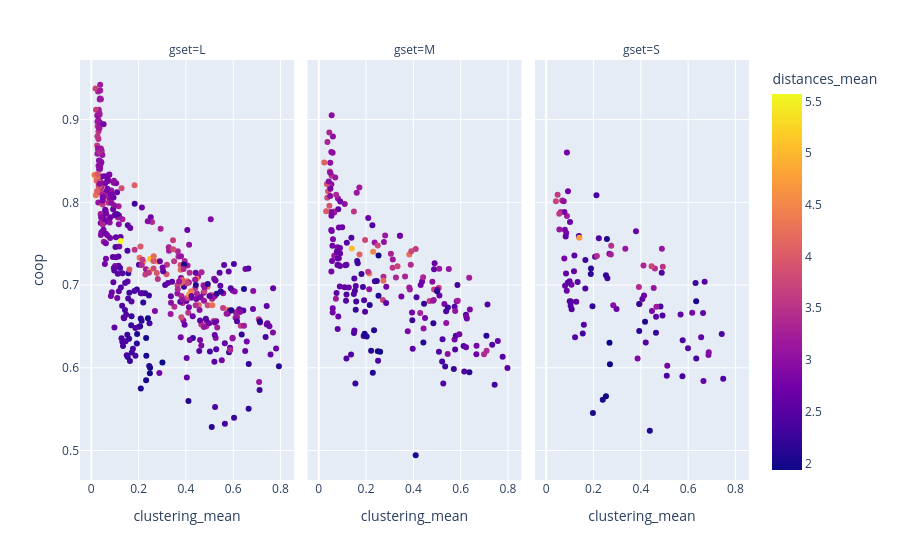

Notebook code for this chart:
### Code cell
px.scatter(df2, x="clustering_mean", y="coop", facet_col="gset", color="distances_mean")

### Figure 1 — Plotly figure (JSON) as saved in the notebook; plotly's stock layout.template omitted (floating-point values rounded to 4 significant figures; data arrays with more than 128 entries replaced by an {"elided": "..."} marker saying what was removed)
{"data": [{"hovertemplate": "gset=L<br>clustering_mean=%{x}<br>coop=%{y}<br>distances_mean=%{marker.color}<extra></extra>", "legendgroup": "", "marker": {"color": {"elided": "400 float values"}, "coloraxis": "coloraxis", "symbol": "circle"}, "mode": "markers", "name": "", "orientation": "v", "showlegend": false, "type": "scatter", "x": {"elided": "400 float values"}, "xaxis": "x", "y": {"elided": "400 float values"}, "yaxis": "y"}, {"hovertemplate": "gset=M<br>clustering_mean=%{x}<br>coop=%{y}<br>distances_mean=%{marker.color}<extra></extra>", "legendgroup": "", "marker": {"color": {"elided": "200 float values"}, "coloraxis": "coloraxis", "symbol": "circle"}, "mode": "markers", "name": "", "orientation": "v", "showlegend": false, "type": "scatter", "x": {"elided": "200 float values"}, "xaxis": "x2", "y": {"elided": "200 float values"}, "yaxis": "y2"}, {"hovertemplate": "gset=S<br>clustering_mean=%{x}<br>coop=%{y}<br>distances_mean=%{marker.color}<extra></extra>", "legendgroup": "", "marker": {"color": [2.664, 2.359, 2.148, 2.429, 2.158, 2.182, 2.476, 2.313, 3.172, 2.77, 2.525, 2.352, 2.786, 2.588, 3.337, 2.483, 2.421, 2.521, 2.511, 2.457, 3.421, 3.602, 2.477, 2.755, 2.625, 2.798, 3.131, 2.804, 3.051, 2.801, 2.631, 2.816, 2.538, 3.726, 2.584, 2.681, 2.597, 3.577, 2.357, 2.057, 1.937, 2.081, 1.944, 2.464, 2.209, 2.062, 1.969, 2.439, 2.446, 2.483, 2.105, 2.038, 2.482, 2.565, 2.38, 3.511, 3.422, 2.314, 2.91, 3.729, 2.792, 2.395, 3.113, 2.341, 2.964, 2.792, 2.419, 3.238, 2.628, 2.277, 2.398, 3.393, 2.478, 2.638, 2.792, 3.112, 3.468, 2.903, 2.594, 2.416, 3.416, 2.516, 3.178, 3.099, 4.747, 2.552, 2.949, 3.298, 2.233, 2.665, 2.332, 2.871, 2.162, 2.432, 2.045, 4.014, 2.529, 2.174, 2.596, 2.703], "coloraxis": "coloraxis", "symbol": "circle"}, "mode": "markers", "name": "", "orientation": "v", "showlegend": false, "type": "scatter", "x": [0.09887, 0.2124, 0.1886, 0.1381, 0.1892, 0.1955, 0.1328, 0.1656, 0.08764, 0.09194, 0.1191, 0.1546, 0.107, 0.1174, 0.06757, 0.122, 0.09933, 0.1033, 0.1269, 0.1077, 0.06156, 0.04817, 0.1051, 0.08762, 0.07959, 0.0765, 0.05552, 0.07885, 0.074, 0.08463, 0.1005, 0.07694, 0.09108, 0.0409, 0.08373, 0.08672, 0.08229, 0.05512, 0.2587, 0.1974, 0.2675, 0.2567, 0.2526, 0.1653, 0.2525, 0.239, 0.2695, 0.2225, 0.2066, 0.1591, 0.4179, 0.634, 0.4209, 0.4064, 0.4915, 0.4929, 0.4596, 0.4831, 0.2671, 0.4455, 0.5118, 0.5097, 0.3345, 0.5759, 0.2833, 0.447, 0.5769, 0.2731, 0.3796, 0.6314, 0.7422, 0.2142, 0.5994, 0.6649, 0.6173, 0.4891, 0.2747, 0.686, 0.5679, 0.7483, 0.3919, 0.6699, 0.4661, 0.4545, 0.1398, 0.6631, 0.6871, 0.4112, 0.464, 0.2972, 0.6344, 0.3863, 0.3933, 0.4885, 0.4379, 0.3949, 0.4644, 0.3931, 0.6552, 0.4137], "xaxis": "x3", "y": [0.7046, 0.8086, 0.7135, 0.7594, 0.7201, 0.6745, 0.7037, 0.7304, 0.7835, 0.8134, 0.7357, 0.6414, 0.7005, 0.7168, 0.8021, 0.6369, 0.6803, 0.6749, 0.6797, 0.6707, 0.7882, 0.8091, 0.68, 0.8601, 0.6991, 0.7322, 0.767, 0.7668, 0.8012, 0.7628, 0.7764, 0.7884, 0.7029, 0.8013, 0.7139, 0.693, 0.7586, 0.7861, 0.7082, 0.5453, 0.6303, 0.7557, 0.5655, 0.6958, 0.7118, 0.5615, 0.6044, 0.7565, 0.7343, 0.652, 0.6558, 0.6806, 0.6307, 0.6831, 0.6631, 0.722, 0.7199, 0.6742, 0.7377, 0.7227, 0.6025, 0.5905, 0.744, 0.5899, 0.6757, 0.6687, 0.6333, 0.737, 0.7651, 0.7024, 0.6407, 0.7352, 0.6235, 0.5841, 0.6667, 0.744, 0.7475, 0.6154, 0.6645, 0.5868, 0.6976, 0.7039, 0.6738, 0.6963, 0.7572, 0.6662, 0.6189, 0.7237, 0.6424, 0.6709, 0.6113, 0.6113, 0.6446, 0.7148, 0.5238, 0.6771, 0.6617, 0.6771, 0.637, 0.6874], "yaxis": "y3"}], "layout": {"annotations": [{"font": {}, "showarrow": false, "text": "gset=L", "x": 0.16, "xanchor": "center", "xref": "paper", "y": 1, "yanchor": "bottom", "yref": "paper"}, {"font": {}, "showarrow": false, "text": "gset=M", "x": 0.5, "xanchor": "center", "xref": "paper", "y": 1, "yanchor": "bottom", "yref": "paper"}, {"font": {}, "showarrow": false, "text": "gset=S", "x": 0.84, "xanchor": "center", "xref": "paper", "y": 1, "yanchor": "bottom", "yref": "paper"}], "autosize": true, "coloraxis": {"colorbar": {"title": {"text": "distances_mean"}}, "colorscale": [[0, "#0d0887"], [0.1111, "#46039f"], [0.2222, "#7201a8"], [0.3333, "#9c179e"], [0.4444, "#bd3786"], [0.5556, "#d8576b"], [0.6667, "#ed7953"], [0.7778, "#fb9f3a"], [0.8889, "#fdca26"], [1, "#f0f921"]]}, "legend": {"tracegroupgap": 0}, "margin": {"t": 60}, "xaxis": {"anchor": "y", "autorange": true, "domain": [0, 0.32], "range": [-0.03638, 0.8475], "title": {"text": "clustering_mean"}, "type": "linear"}, "xaxis2": {"anchor": "y2", "autorange": true, "domain": [0.34, 0.66], "matches": "x", "range": [-0.03638, 0.8475], "title": {"text": "clustering_mean"}, "type": "linear"}, "xaxis3": {"anchor": "y3", "autorange": true, "domain": [0.68, 1.0], "matches": "x", "range": [-0.03638, 0.8475], "title": {"text": "clustering_mean"}, "type": "linear"}, "yaxis": {"anchor": "x", "autorange": true, "domain": [0, 1], "range": [0.4596, 0.9768], "title": {"text": "coop"}, "type": "linear"}, "yaxis2": {"anchor": "x2", "autorange": true, "domain": [0, 1], "matches": "y", "range": [0.4596, 0.9768], "showticklabels": false, "type": "linear"}, "yaxis3": {"anchor": "x3", "autorange": true, "domain": [0, 1], "matches": "y", "range": [0.4596, 0.9768], "showticklabels": false, "type": "linear"}}}
